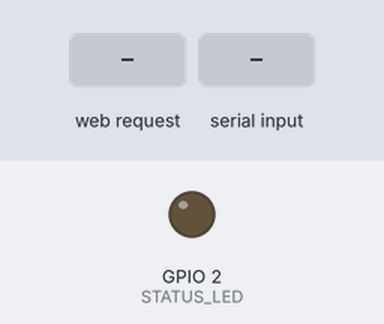
Simulated run of this sketch. Board: ESP32. Parts: output pins drawn as LEDs (lit = HIGH). Dashed ring = blinking. The inputs (shaded band) are chosen by the test bench. WiFi joins after 1.5 s; servers stay silent unless stated; what the sketch prints to the serial monitor is not drawn.

Above: at 3.3 s.
3.4 s: HTTP request GET /trigger received
At 4.0 s:
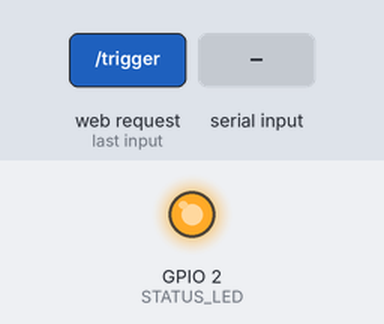
4.9 s: HTTP request GET /beep received
9.4 s: "BEEP\n" received over Serial
At 12.2 s:
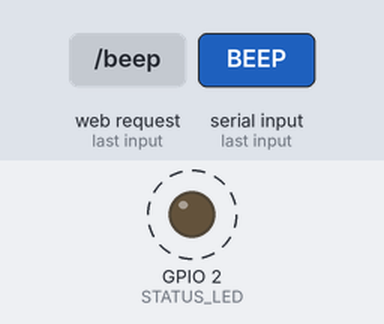
Timing chart, 0 to 13.4 s (numbered marks = the images above; inputs shaded):
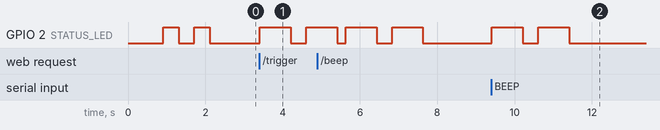

The sketch:

esp32_firmware.ino
```cpp
/*
 ==============================================================================
  Project: Smart Item Lost Finder - ESP32 Dual Mode (UDP Discovery + Firebase)
  Firebase Project: lostitemfinder-aab53
  Hotspot Wi-Fi   : SSID="vivoy200" | Pass="77777777"
  UDP Discovery   : Port 4210
  HTTP Server     : Port 80 (/trigger, /status)
 ==============================================================================
*/

#include <WiFi.h>
#include <WiFiClientSecure.h>
#include <HTTPClient.h>
#include <ArduinoJson.h>
#include <ESPmDNS.h>
#include <WebServer.h>
#include <WiFiUdp.h>

// ======================== CONFIGURATION ========================
// 1. Wi-Fi Hotspot Credentials
const char* WIFI_SSID     = "vivoy200";
const char* WIFI_PASSWORD = "77777777";

// 2. Firebase Realtime Database URL
const char* FIREBASE_HOST = "https://lostitemfinder-aab53-default-rtdb.asia-southeast1.firebasedatabase.app";
const char* DEVICE_ID     = "device_01";

// 3. Hardware Pin Definitions
const int TRIGGER_PIN = 25;  // GPIO 25 connected to Remote Button Signal Pin
const int STATUS_LED  = 2;   // On-board blue LED indicator

// 4. Double-Beep Timing Configuration (in milliseconds)
const int BEEP_PULSE_MS = 800; // 0.8 second each beep
const int BEEP_PAUSE_MS = 400; // 0.4 second silence between beeps

// 5. UDP Discovery Port
const unsigned int UDP_PORT = 4210;

// ===============================================================

WebServer server(80);
WiFiUDP udp;
bool isTriggering = false;
unsigned long lastFirebasePoll = 0;
unsigned long lastUdpBroadcast = 0;
const unsigned long FIREBASE_POLL_INTERVAL = 2000;

void releaseButton() {
  pinMode(TRIGGER_PIN, INPUT);
  digitalWrite(STATUS_LED, LOW);
}

void pressButton() {
  digitalWrite(STATUS_LED, HIGH);
  pinMode(TRIGGER_PIN, OUTPUT);
  digitalWrite(TRIGGER_PIN, LOW); // Pulls remote button to GND
}

void triggerDoubleBeep() {
  if (isTriggering) return;
  isTriggering = true;

  Serial.println("\n==============================================");
  Serial.println("  >>> TRIGGERING DOUBLE BEEP (BEEP - BEEP)! <<< ");
  Serial.println("==============================================");

  // --- BEEP #1 ---
  Serial.println(" 🔊 [PULSE 1] BEEP #1 (GPIO 25 -> GND for 0.8s)...");
  pressButton();
  delay(BEEP_PULSE_MS);

  // --- PAUSE ---
  Serial.println(" ⏸️ [PAUSE]   Silence (GPIO 25 -> Floating for 0.4s)...");
  releaseButton();
  delay(BEEP_PAUSE_MS);

  // --- BEEP #2 ---
  Serial.println(" 🔊 [PULSE 2] BEEP #2 (GPIO 25 -> GND for 0.8s)...");
  pressButton();
  delay(BEEP_PULSE_MS);

  // --- HARD STOP & RELEASE ---
  releaseButton();
  Serial.println(" 🛑 [STOP]    Finished! Button released. Remote in Standby.");
  Serial.println("==============================================\n");

  while (Serial.available() > 0) {
    Serial.read();
  }

  isTriggering = false;
}

void resetFirebaseCommand() {
  if (WiFi.status() != WL_CONNECTED) return;
  WiFiClientSecure client;
  client.setInsecure();
  HTTPClient http;
  String url = String(FIREBASE_HOST) + "/smart_item_finder/" + String(DEVICE_ID) + ".json";
  if (http.begin(client, url)) {
    http.addHeader("Content-Type", "application/json");
    http.PATCH("{\"findCommand\":false,\"deviceStatus\":\"online\",\"lastCommand\":\"COMPLETED\"}");
    http.end();
  }
}

void checkFirebase() {
  if (WiFi.status() != WL_CONNECTED) return;

  WiFiClientSecure client;
  client.setInsecure();
  HTTPClient http;
  http.setFollowRedirects(HTTPC_FORCE_FOLLOW_REDIRECTS);
  http.setTimeout(2500);
  String url = String(FIREBASE_HOST) + "/smart_item_finder/" + String(DEVICE_ID) + ".json";

  if (http.begin(client, url)) {
    int httpCode = http.GET();
    if (httpCode == 200) {
      String payload = http.getString();
      StaticJsonDocument<256> doc;
      DeserializationError error = deserializeJson(doc, payload);

      if (!error) {
        bool findCommand = doc["findCommand"] | false;
        if (findCommand) {
          Serial.println("[Firebase] Incoming FIND ITEM command detected!");
          triggerDoubleBeep();
          resetFirebaseCommand();
        }
      }
    } else if (httpCode == 401) {
      static unsigned long last401Msg = 0;
      if (millis() - last401Msg > 20000) {
        last401Msg = millis();
        Serial.println("[Firebase 401] Unauthorized! Check Realtime Database Rules: set .read: true, .write: true");
      }
    }
    http.end();
  }
}

void handleUdpDiscovery() {
  // 1. Process incoming discovery queries & triggers
  int packetSize = udp.parsePacket();
  if (packetSize > 0) {
    char packetBuffer[255];
    int len = udp.read(packetBuffer, 254);
    if (len > 0) packetBuffer[len] = 0;

    String msg = String(packetBuffer);
    msg.trim();
    Serial.print("[UDP Packet from ");
    Serial.print(udp.remoteIP());
    Serial.print("]: ");
    Serial.println(msg);

    // Direct Instant Trigger over UDP
    if (msg.indexOf("TRIGGER") >= 0 || msg.indexOf("BEEP") >= 0 || msg.indexOf("FIND") >= 0) {
      Serial.println(">>> [UDP COMMAND] Double Beep Triggered via Mobile App! <<<");
      triggerDoubleBeep();
    }

    // Reply back with IP and ID
    String reply = "{\"type\":\"SMART_FINDER_BEACON\",\"ip\":\"" + WiFi.localIP().toString() + "\",\"device\":\"device_01\"}";
    udp.beginPacket(udp.remoteIP(), udp.remotePort());
    udp.print(reply);
    udp.endPacket();
  }

  // 2. Periodic Broadcast every 3 seconds so the app automatically discovers ESP32
  if (millis() - lastUdpBroadcast > 3000 && WiFi.status() == WL_CONNECTED) {
    lastUdpBroadcast = millis();
    IPAddress broadcastIp = WiFi.localIP();
    broadcastIp[3] = 255; // Subnet broadcast

    String beacon = "{\"type\":\"SMART_FINDER_BEACON\",\"ip\":\"" + WiFi.localIP().toString() + "\",\"device\":\"device_01\"}";
    udp.beginPacket(broadcastIp, UDP_PORT);
    udp.print(beacon);
    udp.endPacket();
  }
}

void handleSerialCli() {
  if (Serial.available() > 0) {
    String input = Serial.readStringUntil('\n');
    input.trim();
    input.toLowerCase();

    if (input == "1" || input == "find" || input == "beep" || input == "f" || input == "") {
      triggerDoubleBeep();
    }
    else if (input == "2" || input == "stop" || input == "s") {
      releaseButton();
      Serial.println("[FORCE STOP] Button Released.\n");
    }

    while (Serial.available() > 0) {
      Serial.read();
    }
  }
}

// HTTP API Handlers for Mobile App
void handleRoot() {
  String html = "<!DOCTYPE html><html><head><meta name='viewport' content='width=device-width, initial-scale=1'><title>Smart Finder</title>";
  html += "<style>body{font-family:sans-serif;text-align:center;padding:40px;background:#090D16;color:white;}";
  html += ".btn{display:inline-block;padding:24px 48px;background:#10B981;color:white;text-decoration:none;border-radius:30px;font-size:24px;font-weight:900;box-shadow:0 12px 30px rgba(16,185,129,0.5);}";
  html += "</style></head><body>";
  html += "<h2>🛰️ Smart Item Lost Finder</h2>";
  html += "<p>Hotspot: <b>" + String(WIFI_SSID) + "</b></p>";
  html += "<p>ESP32 IP: <b>" + WiFi.localIP().toString() + "</b></p><br><br>";
  html += "<a href='/trigger' class='btn'>🔊 BEEP BUZZER</a>";
  html += "</body></html>";
  server.send(200, "text/html", html);
}

void handleTrigger() {
  server.sendHeader("Access-Control-Allow-Origin", "*");
  triggerDoubleBeep();
  server.send(200, "application/json", "{\"status\":\"success\",\"message\":\"Double Beep Triggered\",\"ip\":\"" + WiFi.localIP().toString() + "\"}");
}

void handleStatus() {
  server.sendHeader("Access-Control-Allow-Origin", "*");
  server.send(200, "application/json", "{\"deviceStatus\":\"online\",\"ip\":\"" + WiFi.localIP().toString() + "\",\"device\":\"device_01\"}");
}

void setup() {
  Serial.begin(115200);
  delay(500);

  pinMode(STATUS_LED, OUTPUT);
  releaseButton();

  Serial.println("\n==============================================");
  Serial.println("  Smart Lost Finder - Ready!                  ");
  Serial.println("  Hotspot: vivoy200 (Pass: 77777777)          ");
  Serial.println("==============================================");

  WiFi.mode(WIFI_STA);
  WiFi.begin(WIFI_SSID, WIFI_PASSWORD);

  int attempts = 0;
  Serial.print("Connecting to Wi-Fi '");
  Serial.print(WIFI_SSID);
  Serial.print("'");
  while (WiFi.status() != WL_CONNECTED && attempts < 25) {
    delay(400);
    Serial.print(".");
    digitalWrite(STATUS_LED, !digitalRead(STATUS_LED));
    attempts++;
  }

  if (WiFi.status() == WL_CONNECTED) {
    digitalWrite(STATUS_LED, LOW);
    Serial.println("\n\n>>> [Wi-Fi SUCCESS] Connected to " + String(WIFI_SSID) + " <<<");
    Serial.println(">>> ESP32 IP ADDRESS: " + WiFi.localIP().toString() + " <<<");
    Serial.println(">>> Direct Web Trigger: http://" + WiFi.localIP().toString() + "/trigger <<<\n");

    if (MDNS.begin("smartfinder")) {
      MDNS.addService("http", "tcp", 80);
    }

    udp.begin(UDP_PORT);
    Serial.println("[UDP] Auto-discovery listener started on port " + String(UDP_PORT));
  } else {
    Serial.println("\n[Wi-Fi] Reconnecting in background...");
  }

  server.on("/", handleRoot);
  server.on("/trigger", handleTrigger);
  server.on("/beep", handleTrigger);
  server.on("/status", handleStatus);
  server.begin();
}

void loop() {
  if (WiFi.status() != WL_CONNECTED) {
    static unsigned long lastReconnect = 0;
    if (millis() - lastReconnect > 5000) {
      lastReconnect = millis();
      WiFi.reconnect();
    }
  } else {
    // 1. Process UDP Auto-discovery beacon / queries
    handleUdpDiscovery();

    // 2. Poll Firebase Realtime Database
    if (millis() - lastFirebasePoll > FIREBASE_POLL_INTERVAL) {
      lastFirebasePoll = millis();
      checkFirebase();
    }
  }

  handleSerialCli();
  server.handleClient();
}
```

Measured:
- after the input at 3.4 s, GPIO 2 (STATUS_LED): LOW → HIGH at once, → LOW 0.80 s later, → HIGH 0.40 s later
- after the input at 9.4 s, GPIO 2 (STATUS_LED): alternates HIGH for 0.80 s and LOW for 0.40 s, 4 changes in all, then stays LOW, starting at once
